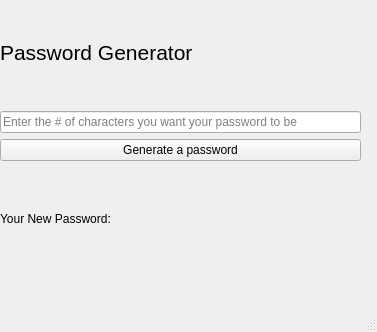
<?xml version="1.0" encoding="UTF-8"?>
<ui version="4.0">
 <class>MainWindow</class>
 <widget class="QMainWindow" name="MainWindow">
  <property name="geometry">
   <rect>
    <x>0</x>
    <y>0</y>
    <width>377</width>
    <height>332</height>
   </rect>
  </property>
  <property name="windowTitle">
   <string>MainWindow</string>
  </property>
  <widget class="QWidget" name="centralwidget">
   <widget class="QWidget" name="layoutWidget">
    <property name="geometry">
     <rect>
      <x>0</x>
      <y>0</y>
      <width>361</width>
      <height>271</height>
     </rect>
    </property>
    <layout class="QVBoxLayout" name="verticalLayout">
     <item>
      <widget class="QLabel" name="label">
       <property name="font">
        <font>
         <pointsize>16</pointsize>
        </font>
       </property>
       <property name="text">
        <string>Password Generator</string>
       </property>
      </widget>
     </item>
     <item>
      <widget class="QLineEdit" name="characterLineEdit">
       <property name="text">
        <string/>
       </property>
       <property name="placeholderText">
        <string>Enter the # of characters you want your password to be</string>
       </property>
      </widget>
     </item>
     <item>
      <widget class="QPushButton" name="generateButton">
       <property name="text">
        <string>Generate a password</string>
       </property>
      </widget>
     </item>
     <item>
      <widget class="QLabel" name="resultLabel">
       <property name="text">
        <string>Your New Password:</string>
       </property>
      </widget>
     </item>
    </layout>
   </widget>
  </widget>
  <widget class="QMenuBar" name="menubar">
   <property name="geometry">
    <rect>
     <x>0</x>
     <y>0</y>
     <width>377</width>
     <height>33</height>
    </rect>
   </property>
  </widget>
  <widget class="QStatusBar" name="statusbar"/>
 </widget>
 <resources/>
 <connections/>
</ui>
